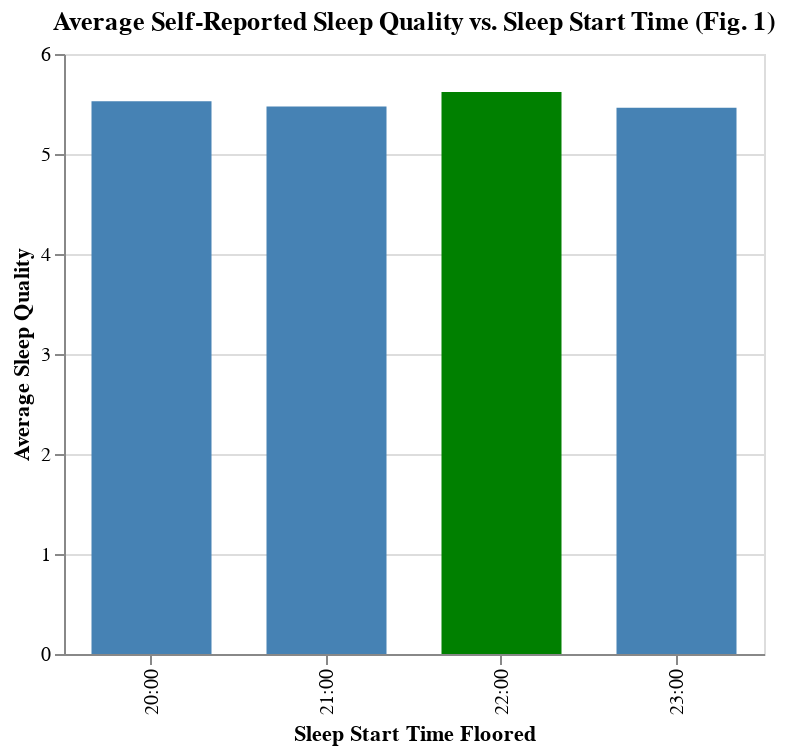
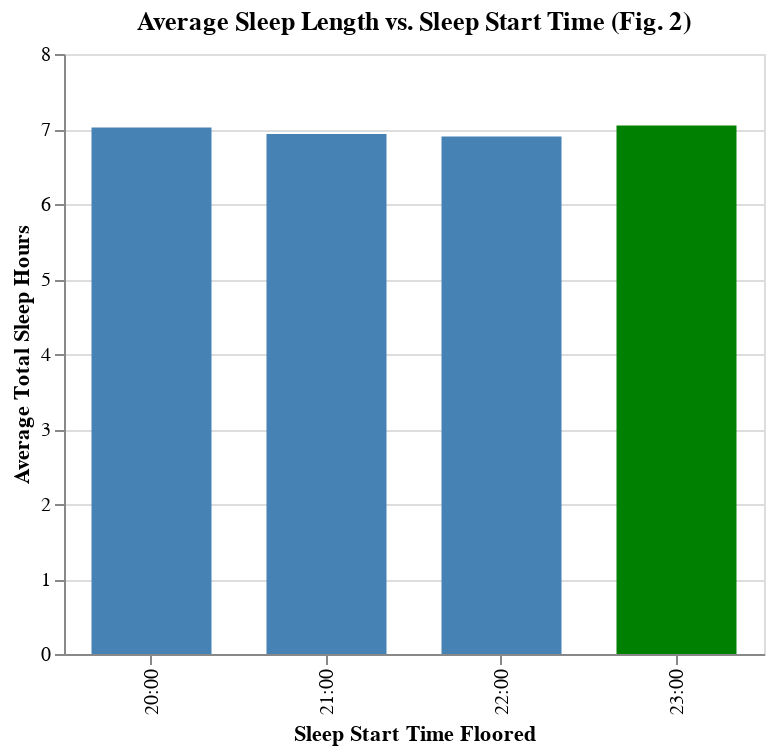

Notebook code for these charts, in order:
### Markdown cell above
### Plot relationships between sleep length and sleep quality vs. sleep start time

### Code cell
def plot_sleep_time(sleep_data: pd.DataFrame) -> None:    
    """
    This function plots two bar graphs: one showing average self reported sleep quality for different
    floored sleep start times and another showing average sleep lengths for different floored sleep
    start times. The bar corresponding to the highest average values in each graph is highlighted
    green.
    """
    quality_vs_sleep_time = sleep_data.groupby("Sleep Start Time Floored")["Sleep Quality"].mean()
    quality_vs_sleep_time_df = quality_vs_sleep_time.to_frame().reset_index()
    quality_chart = alt.Chart(quality_vs_sleep_time_df).mark_bar(size=60).encode(
        alt.X("Sleep Start Time Floored", axis=alt.Axis(tickCount=len(quality_vs_sleep_time_df))), 
        alt.Y("Sleep Quality", title="Average Sleep Quality"),
        tooltip=[alt.Tooltip("Sleep Quality", title="Average Sleep Quality")],
        color=alt.condition(
            alt.datum["Sleep Quality"] == quality_vs_sleep_time.max(), 
            alt.value("green"), # Highlight color
            alt.value("steelblue") # Default color
        )
    ).properties(
        width=350,
        title="Average Self-Reported Sleep Quality vs. Sleep Start Time (Fig. 1)"
    )
    quality_chart.show()

    print("\n")
    
    length_vs_sleep_time = sleep_data.groupby("Sleep Start Time Floored")["Total Sleep Hours"].mean()
    length_vs_sleep_time_df = length_vs_sleep_time.to_frame().reset_index()
    length_chart = alt.Chart(length_vs_sleep_time_df).mark_bar(size=60).encode(
        alt.X("Sleep Start Time Floored", axis=alt.Axis(tickCount = len(length_vs_sleep_time_df))), 
        alt.Y("Total Sleep Hours", title="Average Total Sleep Hours"),
        tooltip=[alt.Tooltip("Total Sleep Hours", title="Average Sleep Length (Hrs)")],
        color=alt.condition(
            alt.datum["Total Sleep Hours"] == length_vs_sleep_time.max(), 
            alt.value("green"), # Highlight color
            alt.value("steelblue") # Default color
        )
    ).properties(
        width=350,
        title="Average Sleep Length vs. Sleep Start Time (Fig. 2)"
    )
    length_chart.show()


format_sleep_times(sleep_data)
plot_sleep_time(sleep_data)

### Figure 1 — Vega-Lite specification as saved in the notebook (floating-point values rounded to 4 significant figures)
{"config": {"view": {"continuousWidth": 300, "continuousHeight": 300}}, "data": {"name": "data-4f20957b207f8523267e5ddb2cc5116e"}, "mark": {"type": "bar", "size": 60}, "encoding": {"color": {"condition": {"test": "(datum['Sleep Quality'] === 5.620333598093725)", "value": "green"}, "value": "steelblue"}, "tooltip": [{"field": "Sleep Quality", "title": "Average Sleep Quality", "type": "quantitative"}], "x": {"axis": {"tickCount": 4}, "field": "Sleep Start Time Floored", "type": "nominal"}, "y": {"field": "Sleep Quality", "title": "Average Sleep Quality", "type": "quantitative"}}, "title": "Average Self-Reported Sleep Quality vs. Sleep Start Time (Fig. 1)", "width": 350, "$schema": "https://vega.github.io/schema/vega-lite/v5.17.0.json", "datasets": {"data-4f20957b207f8523267e5ddb2cc5116e": [{"Sleep Start Time Floored": "20:00", "Sleep Quality": 5.527}, {"Sleep Start Time Floored": "21:00", "Sleep Quality": 5.474}, {"Sleep Start Time Floored": "22:00", "Sleep Quality": 5.62}, {"Sleep Start Time Floored": "23:00", "Sleep Quality": 5.463}]}}

### Figure 2 — Vega-Lite specification as saved in the notebook (floating-point values rounded to 4 significant figures)
{"config": {"view": {"continuousWidth": 300, "continuousHeight": 300}}, "data": {"name": "data-f666a13cda552c0e2b70adeb8a3932cc"}, "mark": {"type": "bar", "size": 60}, "encoding": {"color": {"condition": {"test": "(datum['Total Sleep Hours'] === 7.046593059936908)", "value": "green"}, "value": "steelblue"}, "tooltip": [{"field": "Total Sleep Hours", "title": "Average Sleep Length (Hrs)", "type": "quantitative"}], "x": {"axis": {"tickCount": 4}, "field": "Sleep Start Time Floored", "type": "nominal"}, "y": {"field": "Total Sleep Hours", "title": "Average Total Sleep Hours", "type": "quantitative"}}, "title": "Average Sleep Length vs. Sleep Start Time (Fig. 2)", "width": 350, "$schema": "https://vega.github.io/schema/vega-lite/v5.17.0.json", "datasets": {"data-f666a13cda552c0e2b70adeb8a3932cc": [{"Sleep Start Time Floored": "20:00", "Total Sleep Hours": 7.02}, {"Sleep Start Time Floored": "21:00", "Total Sleep Hours": 6.935}, {"Sleep Start Time Floored": "22:00", "Total Sleep Hours": 6.899}, {"Sleep Start Time Floored": "23:00", "Total Sleep Hours": 7.047}]}}
